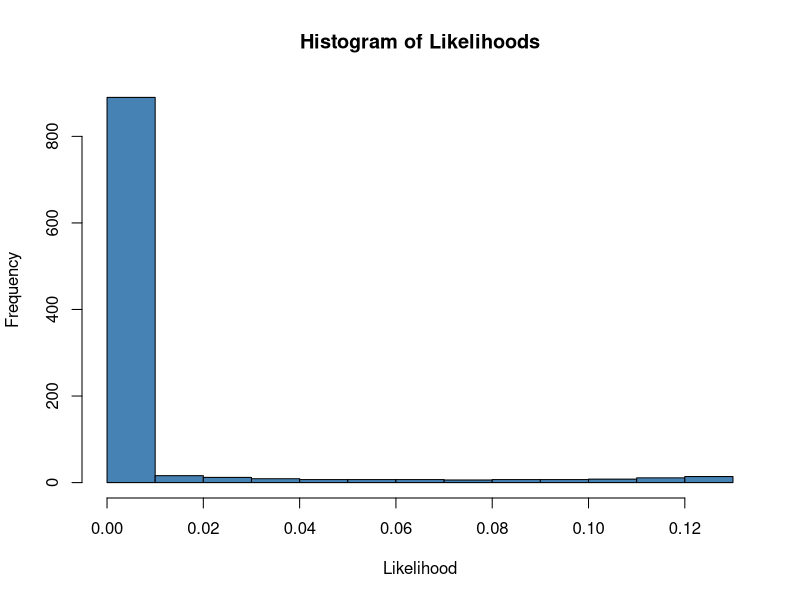
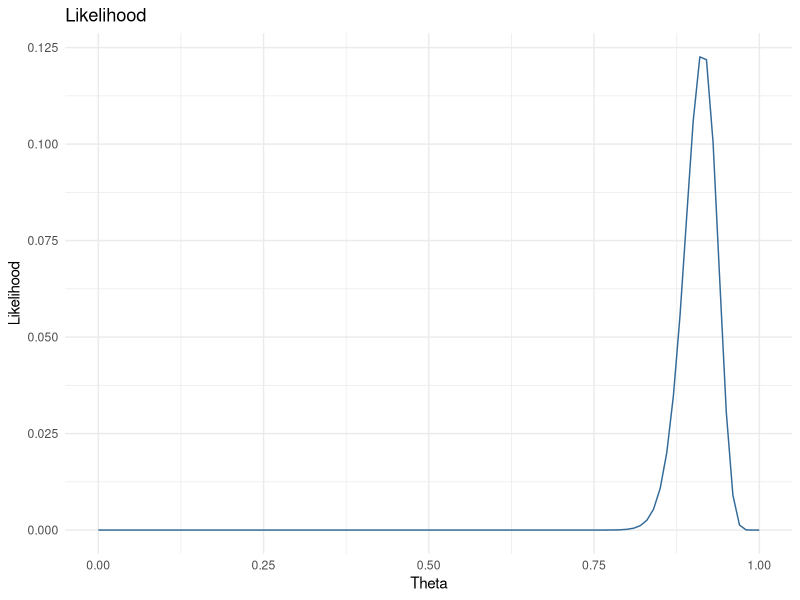
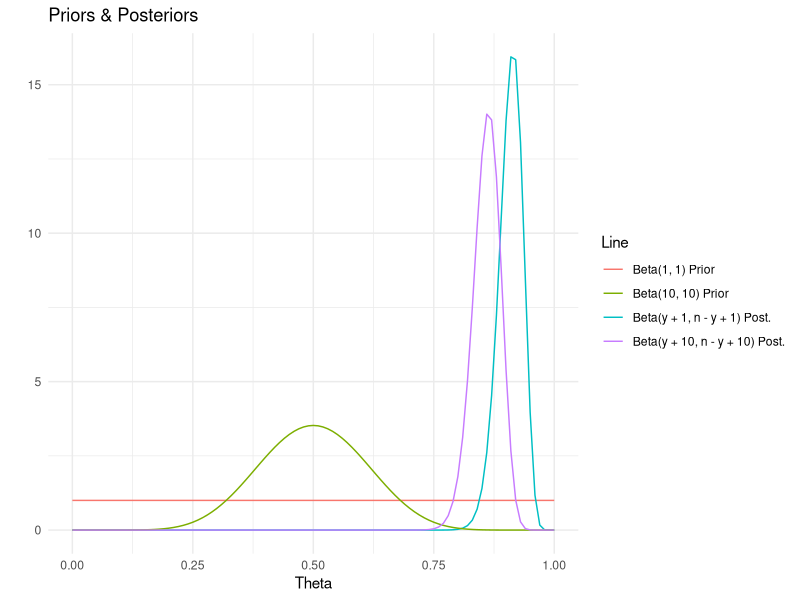

Recreate these plots in R, in order.
## ---- chunk 1
knitr::opts_chunk$set(echo = FALSE)
## ---- chunk 2
library(ggplot2)
library(kableExtra)
library(dplyr)
library(tidyverse)
## ---- chunk 3

y = 118
n = 129
theta_hat = y/n

var_theta_hat = (theta_hat*(1 - theta_hat))/n

# CI:

Upper = theta_hat + qnorm(0.975) * sqrt(var_theta_hat)
Lower = theta_hat - qnorm(0.975) * sqrt(var_theta_hat)

kable(data.frame(cbind(Lower, "Estimate" = theta_hat, Upper)), digits = 2)
## ---- chunk 4
theta_hat2 = (y + 1)/(n + 2)

Upper2 = qbeta(0.975, shape1 = y + 1, shape2 = n - y + 1)
Lower2 = qbeta(0.025, shape1 = y + 1, shape2 = n - y + 1)
## ---- chunk 5
kable(data.frame(cbind("Lower" = Lower2, "Estimate" = theta_hat2, "Upper" = Upper2)), digits = 2)
## ---- chunk 6
# I wasn't sure if this was needed.
# 
# theta_hat3 = (y + 10)/(n + 20)
# 
# Upper2 = qbeta(0.975, shape1 = y + 10, shape2 = n - y + 10)
# Lower2 = qbeta(0.025, shape1 = y + 10, shape2 = n - y + 10)
# 
# kable(data.frame(cbind("Lower" = Lower3, "Estimate" = theta_hat3, "Upper" = Upper3)), digits = 2)
## ---- chunk 7
vals = c()
theta = seq(0, 1, 0.001)

for(i in 1:length(theta)){
  vals[i] = dbinom(118, 129, theta[i])
}

hist(vals,
     xlab = "Likelihood",
     main = "Histogram of Likelihoods",
     col = "steelblue")

ggplot() + 
  xlim(0, 1) + 
  stat_function(aes(colour = 2),
                fun = dbinom,
                args = list(x = y, size = n)) +
  labs(title = "Likelihood") + 
  xlab("Theta") + 
  ylab("Likelihood") + 
  theme_minimal() + 
  theme(legend.position = "none")

# plot(y = vals, x = theta, type = "l",
#      ylab = "Density/Likelihood",
#      xlab = "Theta",
#      col = "red")




## ---- chunk 8
ggplot() + 
  xlim(0, 1) + 
  stat_function(aes(colour = "Beta(1, 1) Prior"), 
                fun = dbeta, 
                args = list(shape1 = 1, shape2 = 1)) +
  stat_function(aes(colour = "Beta(y + 1, n - y + 1) Post."), 
                fun = dbeta, 
                args = list(shape1 = y + 1, shape2 = n - y + 1)) +
  stat_function(aes(colour = "Beta(10, 10) Prior"), 
                fun = dbeta, 
                args = list(shape1 = 10, shape2 = 10)) +
  stat_function(aes(colour = "Beta(y + 10, n - y + 10) Post."), 
                fun = dbeta, 
                args = list(shape1 = y + 10, shape2 = n - y + 10)) + 
  labs(title="Priors & Posteriors") + 
  xlab("Theta") + 
  ylab("") + 
  scale_colour_discrete(name = "Line") + 
  theme_minimal()
